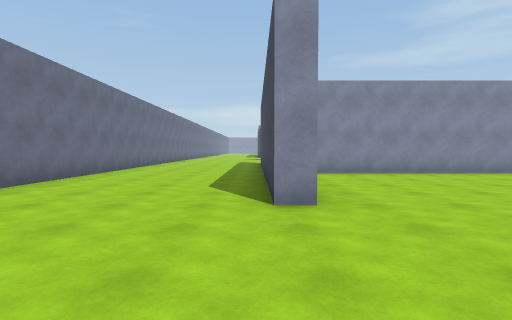
View 1 (above)

24 first-person views from a walk through a scene from a Unity 3-D project. The camera is 1.3 m above the floor, tilts 2° down and sees 80° across. The floor is counted in squares, 2 m on a side. Each view is taken from the middle of a square. On the plan, view 1 faces up. The plan holds only what a view shows up to about 10 squares ahead; the rest is blank. The place goes on beyond the plan. The player character is not drawn.

View 2
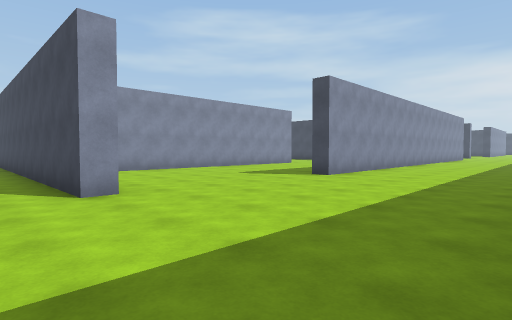

View 3
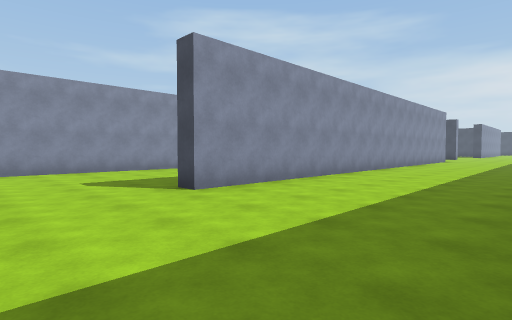

View 4
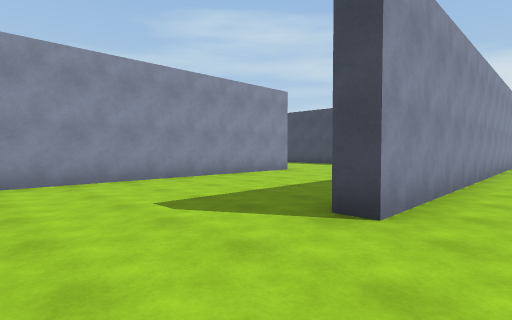

View 5
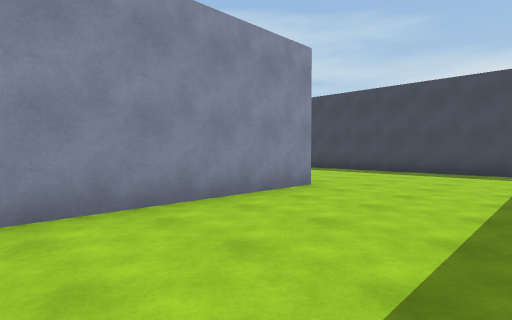

View 6
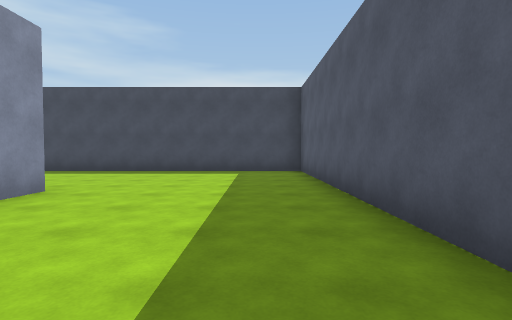

View 7
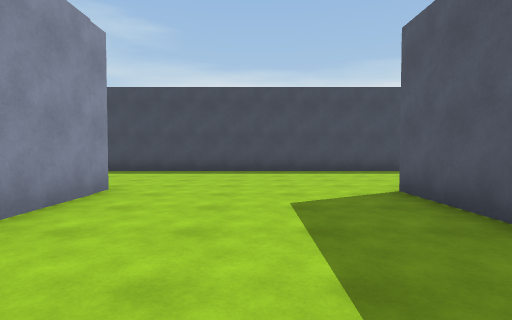

View 8
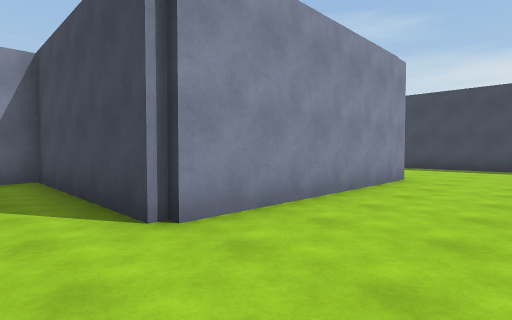

View 9
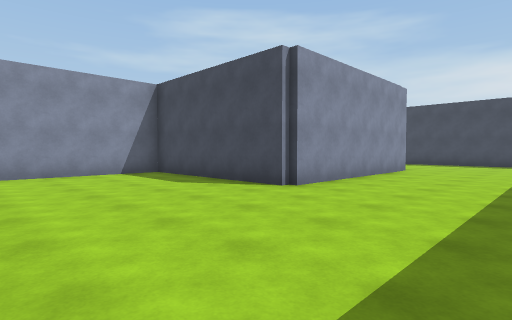

View 10
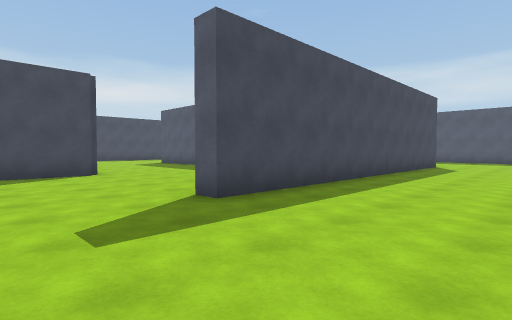

View 11
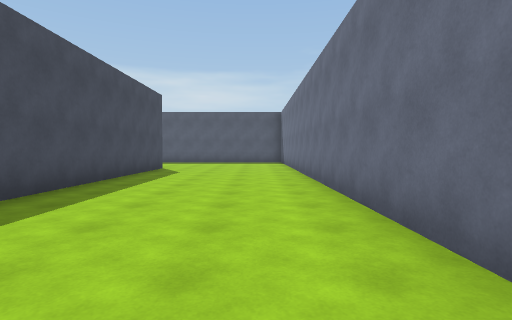

View 12
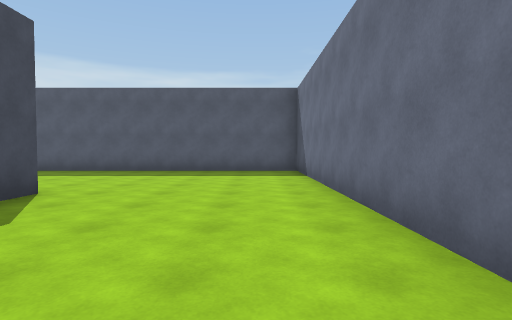

View 13
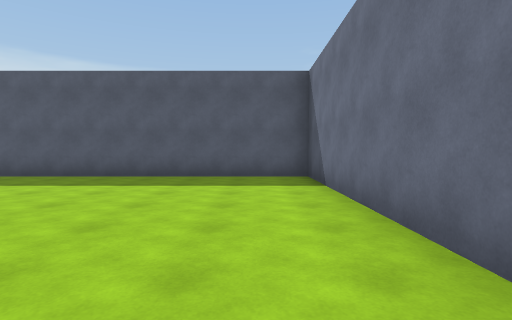

View 14
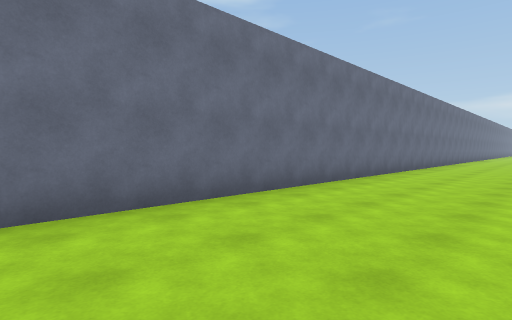

View 15
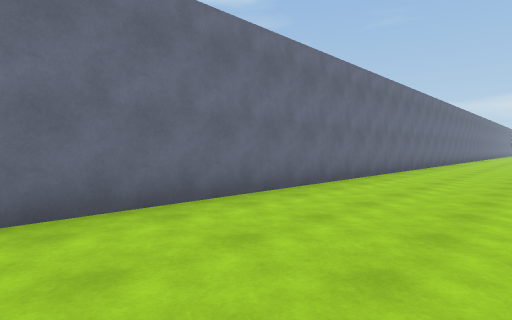

View 16
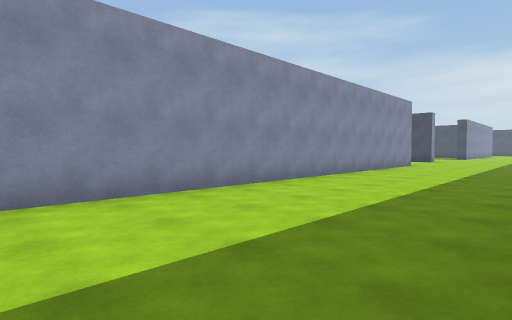

View 17
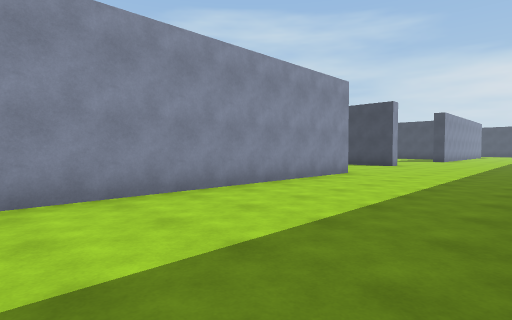

View 18
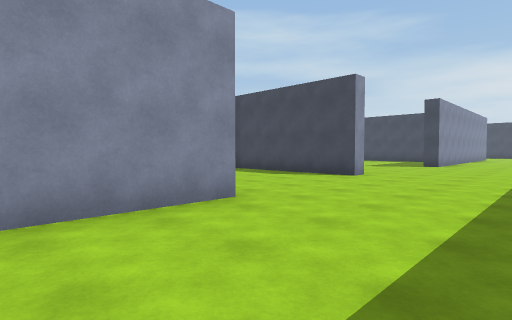

View 19
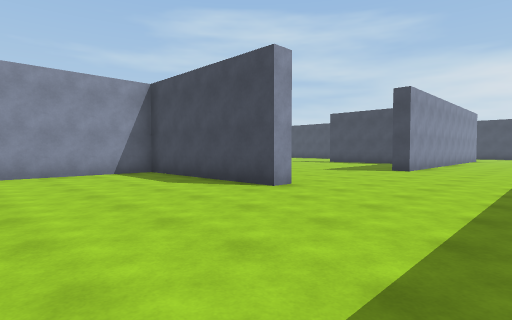

View 20
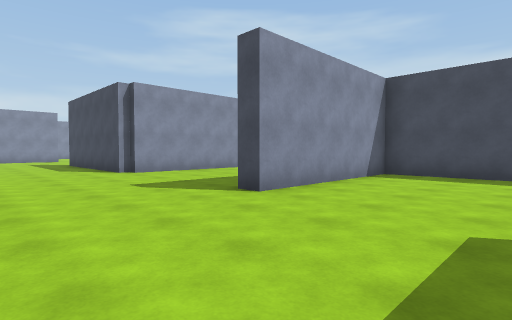

View 21
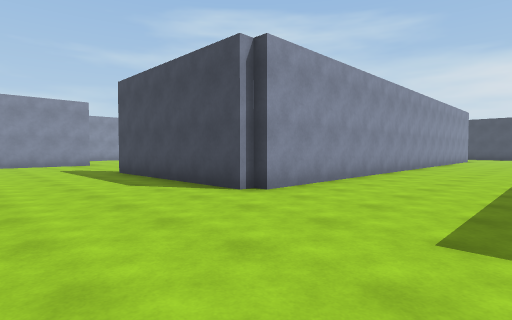

View 22
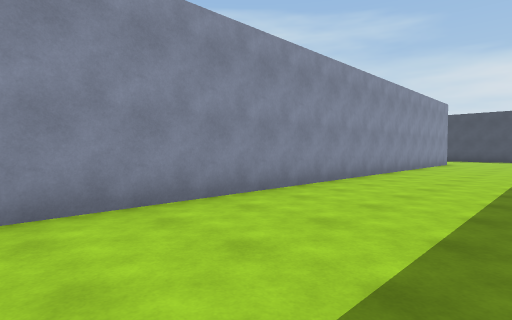

View 23
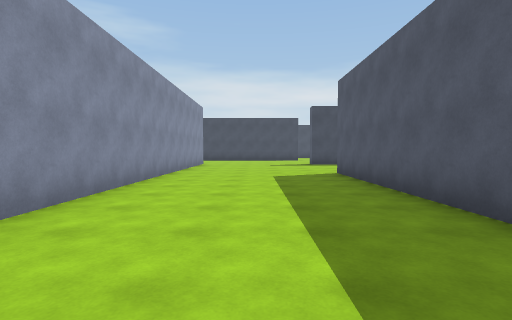

View 24
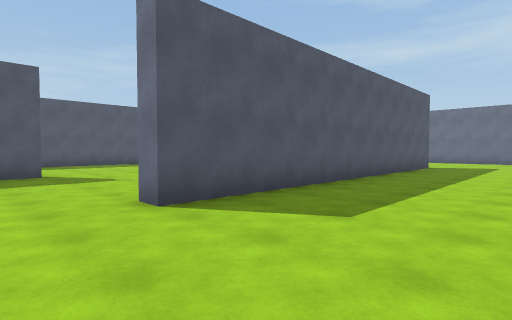

### Floor plan
Points are (right, up) in squares from view 1. A wall is a line through its corners. A room is listed if a view was taken in it or the views show most of it. See-through windows are left out.
Room 1 (views 1, 2, 3, 4, 5, 6, 7, 8, 9, 10, 11, 12, 13, 14, 15, 16, 17, 18, 19, 20, 21, 22, 23, 24)
walls: (11, 13.3) (5.2, 13.3) (5.2, 18.2) (1.6, 18.2); (10.8, 8.3) (1.6, 8.3); (8.6, 8.8) (10.8, 8.8); (20.3, 13.6) (20.3, 18.8); (21, 8.8) (30.3, 8.8) (30.3, 8.2); (7.5, 3.6) (15.2, 3.6) (15.2, 15.5); (20.9, 3.1) (5.8, 3.1) (5.8, 3.8); (25.6, 3.5) (25.1, 3.5) (25.1, 8.3) (20.3, 8.3) (20.3, 8.9); (0.8, 3.5) (0.2, 3.5) (0.2, 13.5) (0.8, 13.5); (32, 13.3) (20.6, 13.3) (20.6, 13.8); (32, 3.1) (30.6, 3.1) (30.6, 3.6) (31.4, 3.6); (-4.2, 23) (-4.2, -1.2) (3.6, -1.2)

Positions as (right, up) in squares from view 1, and headings:
1: (0, 0), facing up
2: (-1, -1), facing up-right
3: (3, -1), facing up-right
4: (3, 2), facing up-right
5: (6, 5), facing up-right
6: (6, 5), facing right
7: (6, 11), facing right
8: (4, 11), facing up-right
9: (1, 10), facing up-right
10: (-3, 16), facing down-right
11: (-3, 14), facing down
12: (-3, 8), facing down
13: (-3, 6), facing down
14: (-1, 9), facing up-left
15: (-1, 12), facing up-left
16: (8, -1), facing up-right
17: (13, -1), facing up-right
18: (18, 0), facing up-right
19: (21, 0), facing up-right
20: (17, 5), facing up-right
21: (17, 10), facing up-right
22: (21, 10), facing up-right
23: (22, 11), facing right
24: (32, 12), facing down-left
